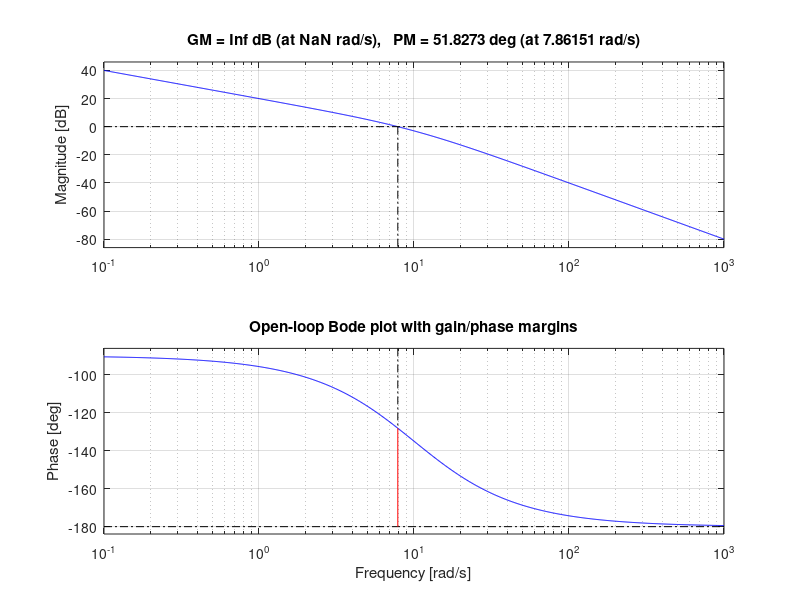

MATLAB code for this plot:
% Parameters for L(s) = K / (s (T s + 1))
K = 10;
T = 0.1;
num = K;
den = [T 1 0];   % T s^2 + s

L = tf(num, den);

% Use margin to get gain and phase crossover frequencies
[GM, PM, w_pc, w_gc] = margin(L);

fprintf('Gain crossover w_gc = %.3f rad/s\n', w_gc);
fprintf('Phase crossover w_pc = %.3f rad/s\n', w_pc);
fprintf('Gain margin = %.3f (%.2f dB)\n', GM, 20*log10(GM));
fprintf('Phase margin = %.2f deg\n', PM);

% Bode plot with margins
figure;
margin(L);
grid on;
title('Open-loop Bode plot with gain/phase margins');

% Simulink hint:
% In a Simulink model of a robotic joint (plant + controller),
% 1) Linearize the model around an operating point using "linearize".
% 2) Use "bode" or "margin" on the resulting LTI system.
